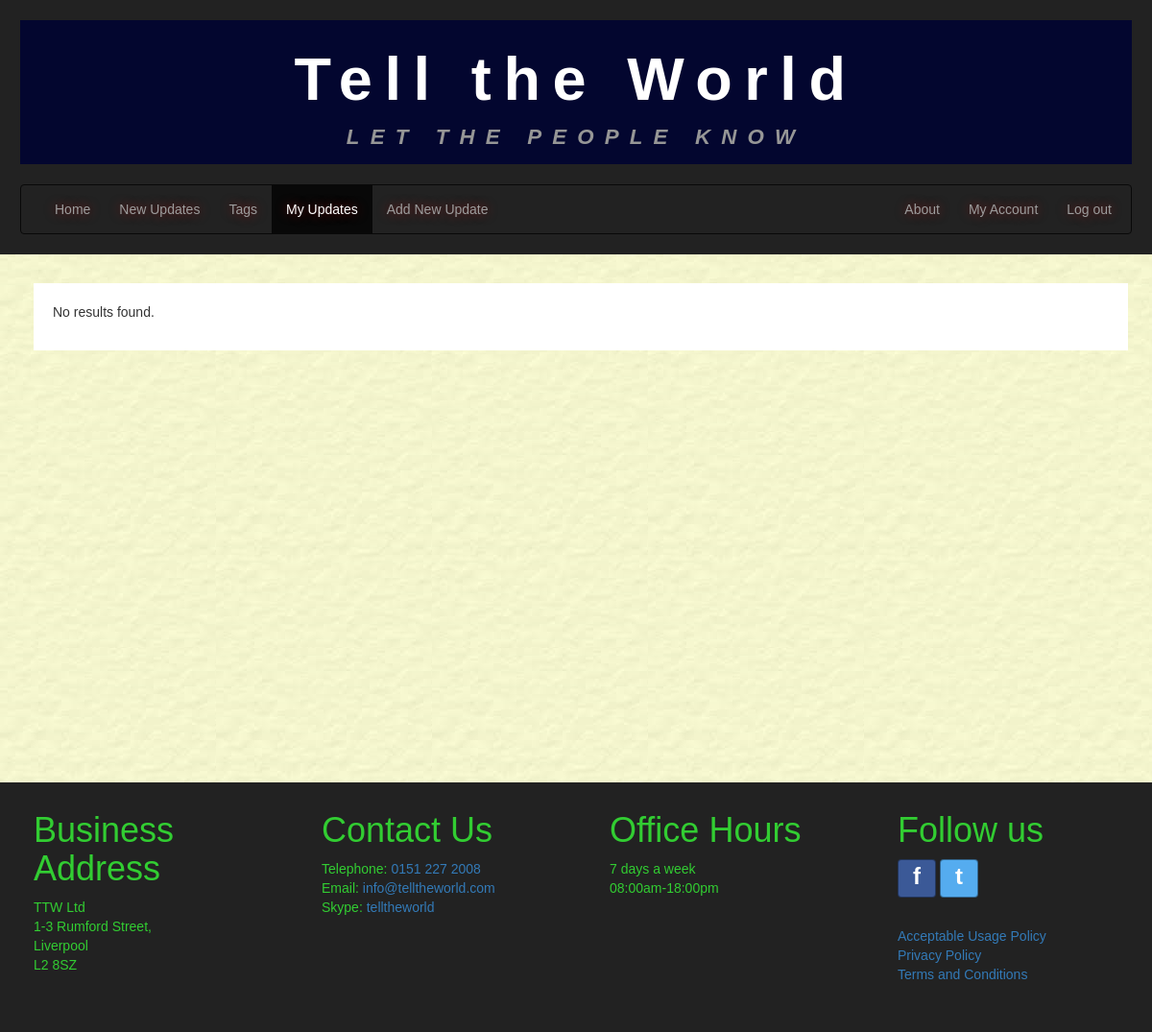
Before: /myupdates/ (signed in) with the older database file.
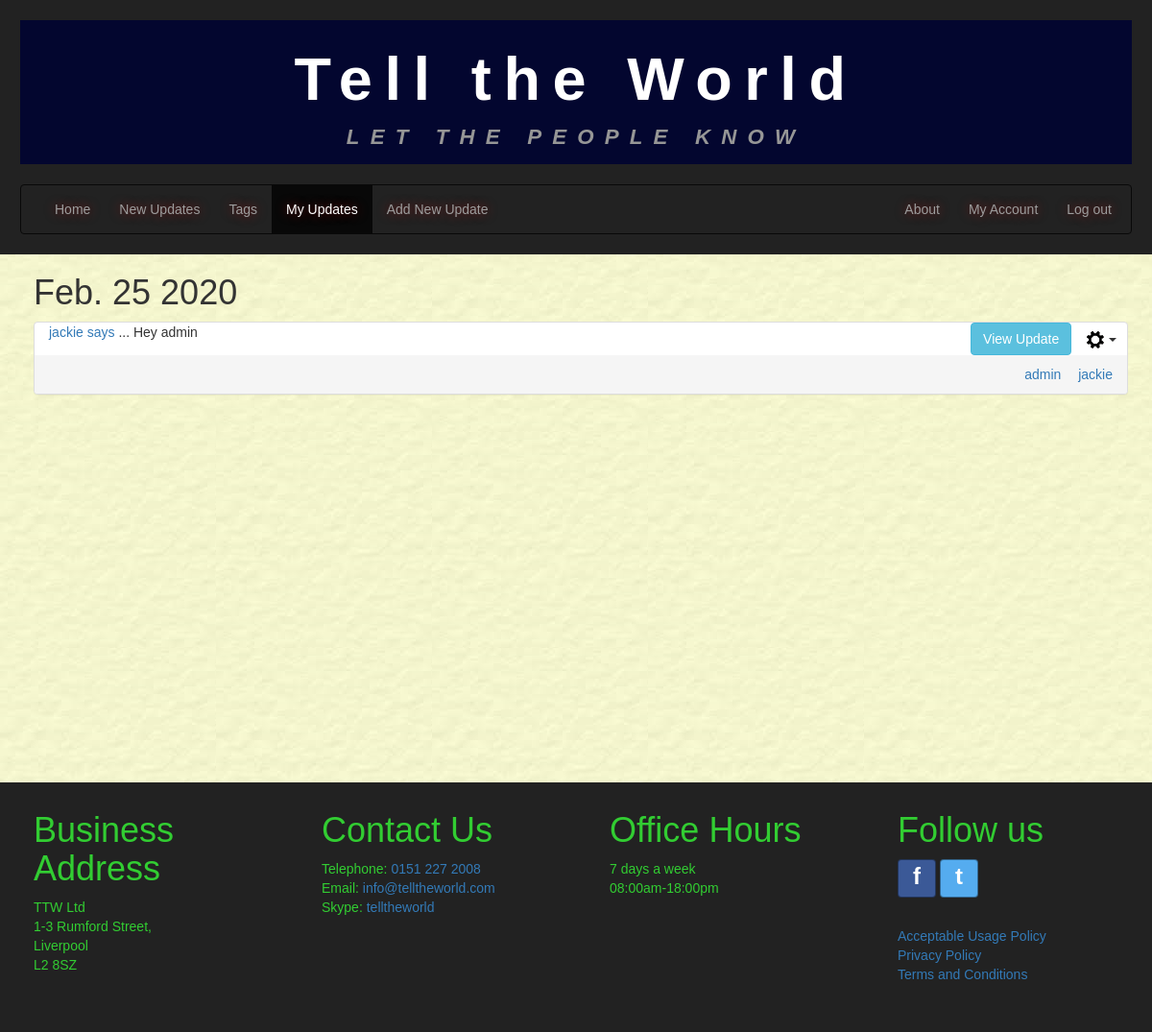
After: the same page with the newer database file.
### tellings/models.py (models this page shows, shortened)
class UserPost(models.Model):
    postID = models.AutoField(primary_key=True, db_column='postID')
    user = models.ForeignKey(settings.AUTH_USER_MODEL, on_delete=models.CASCADE,
                             db_column='user')
    dateOfPost = models.DateTimeField()
    postTitle = models.CharField(max_length=35, unique=True)
    postText = models.CharField(max_length=255)
    dateOfEdit = models.DateTimeField(null=True, blank=True)
    @property
    def post_tags(self):
        tagmaps = Tagmap.objects.filter(postID=self.postID)
        tagList = sorted([tag.tagID.tagName for tag in tagmaps])
        return tagList
    class Meta:
        verbose_name = "UserPost"
        verbose_name_plural = "UserPosts"

class Tag(models.Model):
    tagID = models.AutoField(primary_key=True, db_column='tagID')
    tagName = models.CharField(max_length=15)
    class Meta:
        ordering = ['tagName']
        verbose_name = "Tag"
        verbose_name_plural = "Tags"

### tellings/views.py (the view)
# urls.py: path('myupdates/', MyUpdatesListView.as_view(), name='myupdates'),
class MyUpdatesListView(LoginRequiredMixin, generic.ListView):
    model = UserPost
    template_name = "tellings/myupdates_list.html"
    paginate_by = 10
    http_method_names = ['get', 'post']
    def get_queryset(self):
        user_id = self.request.user.id
        tagName_val = False
        qs = super().get_queryset()
        if self.request.method == 'GET' and 'tagName' in self.request.GET:
            tagName_val = self.request.GET.get('tagName', False)
        if tagName_val:  # get posts for current user filtered by tagname
            try:
                tagID = Tag.objects.get(tagName=tagName_val).tagID
                tagmaps = Tagmap.objects.filter(tagID=tagID)
                postList = [tm.postID.postID for tm in tagmaps]
                qs = qs.filter(postID__in=postList).filter(user=user_id).order_by('-dateOfPost')
            except:
                qs = qs.filter(user=user_id).order_by('-dateOfPost')
        else:   # get all posts for current user
            qs = qs.filter(user=user_id).order_by('-dateOfPost')
        return qs
    def get_context_data(self, **kwargs):
        context = super(MyUpdatesListView, self).get_context_data(**kwargs)
        current_username = user_id = self.request.user.username
        if self.request.method == 'GET' and 'tagName' in self.request.GET:
            context['tagName'] = self.request.GET.get('tagName', '')
        context['current_username'] = current_username
        return context

### tellings/templates/tellings/myupdates_list.html (shortened to what this page needs)
{% extends 'tellings/base.html' %}
{% block content %}
  <div class="container-fluid main-content">
    <div class="container currentUserUpdates" id="userUpdates">
        {% if userpost_list %}
        {% load static %}
        {% regroup userpost_list by dateOfPost|date:"M. d Y" as ordered_post_list %}
        {% for mypost in ordered_post_list %}
        <div class="row">
          <h1>{{ mypost.grouper }}</h1>
          <div class="panel-group">
            {% for item in mypost.list %}
              <div class="panel panel-default" id="panel_post_{{ item.postID }}">
                <div class="panel-header">
                  <div class="col-sm-8 panel-postTitle">
                    <p><a href="{% url 'tellings:myupdates' %}" name="{{ item.user }}">
                       {{ item.user }} says</a> ... {{ item.postTitle }}</p>
                  </div>
                  <div class="col-sm-4 align-panel-text-right">
                    <button class="btn btn-info collapse_btn" data-toggle="collapse" data-target="#collapse{{ item.postID }}">View Update</button>
                    {% if current_username %}
                      {% if item.user.username == current_username %}
                        <div class="btn-group">
                            <button type="button" class="btn dropdown-toggle post-cog-btn" data-toggle="dropdown" aria-haspopup="true" aria-expanded="false">
                              <img src="{% static 'tellings/imgs/settings_cog.png' %}" alt="">
                              <span class = "caret"></span>
                            </button>
                        </div>
                      {% endif %}
                    {% endif %}
                  </div>
                </div>
                <div class="panel-footer align_between">
                  <span class="align-panel-footer-text-left last-edited-text">
                  </span>
                  <span class="align-panel-footer-text-right">
                  {% for tag in item.post_tags %}
                    <a class="tagLink" href="{% url 'tellings:myupdates' %}?tagName={{ tag }}" name="{{ tag }}">{{ tag }}</a>
                  {% endfor %}
                  </span>
                </div>
              </div>
            {% endfor %}
          </div>
        </div>
        {% endfor %}
        {% else %}
        <div class="row white-inner-container">
          <br />
          <p>No results found.</p>
        </div>
        {% endif %}
    </div>
  </div>
{% endblock %}

Changed rows visible on the page:
now on this page (row edited): UserPost: user "jackie", postTitle "Hey admin"
now on this page (row edited): Tag: post_tags "admin"
now on this page (row edited): Tag: post_tags "jackie"
Other visible differences:
new list line: "Feb. 25 2020"
text no longer shown: "No results found."
